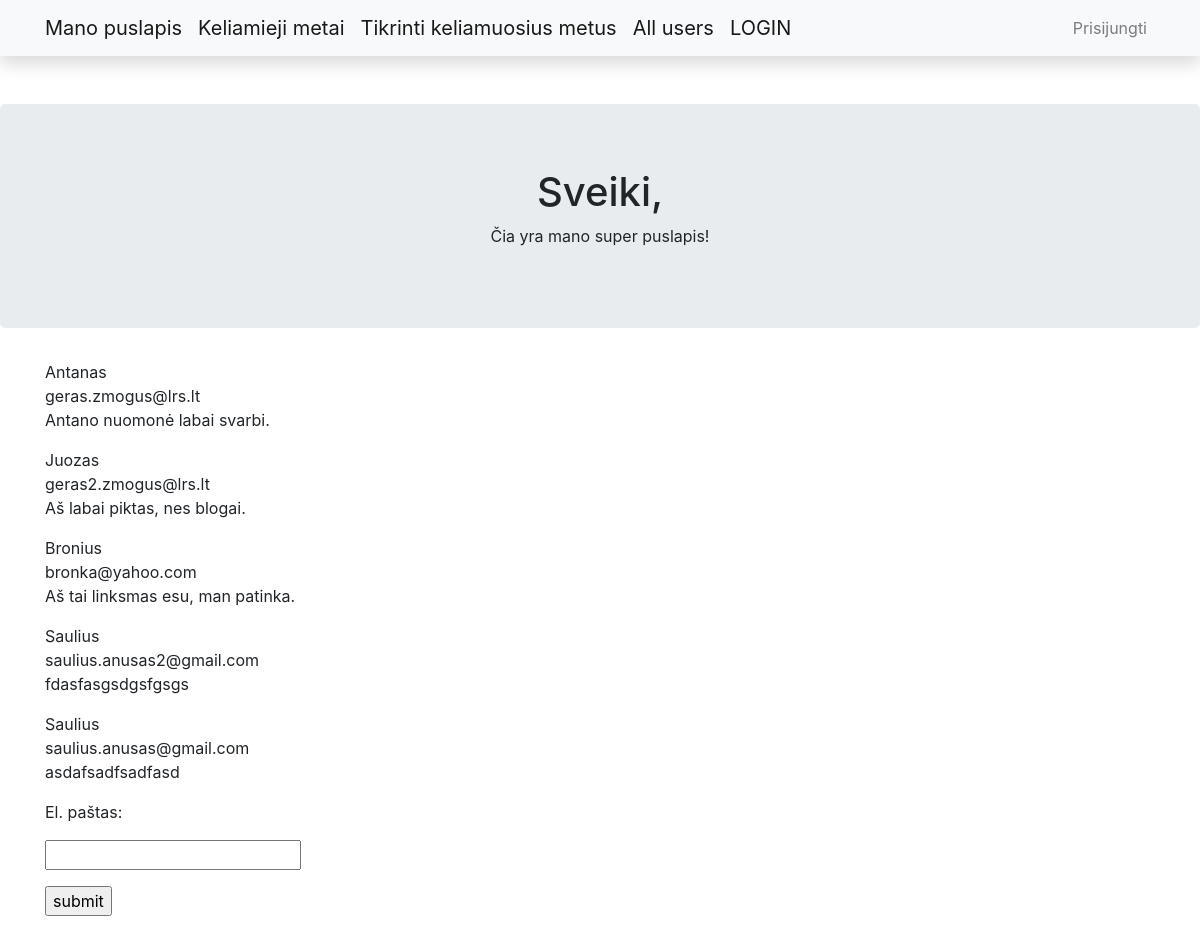
Screenshot of /all with the database file from the repository.
### db_main.py (models this page shows, shortened)
class Message(db.Model):
    __tablename__ = "messages"
    id = db.Column(
        db.Integer, primary_key=True
    )  # stulpelis, kurio reikšmės integer. Taip pat jis bus primary_key.
    name = db.Column(db.String(80), nullable=False)
    email = db.Column(db.String(120), unique=True, nullable=False)
    message = db.Column(db.Text, nullable=False)

### db_app.py (the view)
@app.route("/all", methods=["GET", "POST"])
def all():
    if request.method == "POST":
        email = request.form["email"]
        query = Message.query.filter_by(email=email).first()
        db.session.delete(query)
        db.session.commit()
    all_messages = Message.query.all()
    return render_template("all.html", all=all_messages)

### templates/all.html
{% extends "index.html" %}
{% block content %}
{% for user in all %}
<p>{{ user.name }}<br>{{ user.email }}<br>{{ user.message }}</p>
{% endfor %}
<form action="#" method="post">
    <p>El. paštas:</p>
    <p><input type="text" name="email" /></p>
    <p><input type="submit" value="submit" /></p>
</form>
{% endblock %}

### templates/index.html (shortened to what this page needs)
<!DOCTYPE html>
<html lang="en">
<head>
    <link rel="stylesheet" href="https://maxcdn.bootstrapcdn.com/bootstrap/4.5.0/css/bootstrap.min.css">
</head>
<body>
    <nav class="navbar navbar-expand-lg navbar-light bg-light static-top mb-5 shadow">
        <div class="container">
            <a class="navbar-brand" href="/">
                Mano puslapis</a>
            <a class="navbar-brand" href="/keliamieji">
                Keliamieji metai</a>
            <a class="navbar-brand" href="/tikrinti">
                Tikrinti keliamuosius metus</a>
            <a class="navbar-brand" href="/all">
                All users</a>
            <a class="navbar-brand" href="/login">
                LOGIN</a>
            <div class="collapse navbar-collapse" id="navbarResponsive">
                <ul class="navbar-nav ml-auto">
                    <li class="nav-item">
                        <a class="nav-link" href="/login">Prisijungti</a>
                    </li>
                </ul>
            </div>
        </div>
    </nav>
    <div class="jumbotron text-center">
        <h1>Sveiki,</h1>
        <p>Čia yra mano super puslapis!</p>
    </div>
    <div class="container">
        {% block content %}{% endblock %}
    </div>
</body>
</html>

### rows the page displays
Message: name "Antanas", email "geras.zmogus@lrs.lt", message "Antano nuomonė labai svarbi."
Message: name "Juozas", email "geras2.zmogus@lrs.lt", message "Aš labai piktas, nes blogai."
Message: name "Bronius", email "bronka@yahoo.com", message "Aš tai linksmas esu, man patinka."
Message: name "Saulius", email "saulius.anusas2@gmail.com", message "fdasfasgsdgsfgsgs"
Message: name "Saulius", email "saulius.anusas@gmail.com", message "asdafsadfsadfasd"
